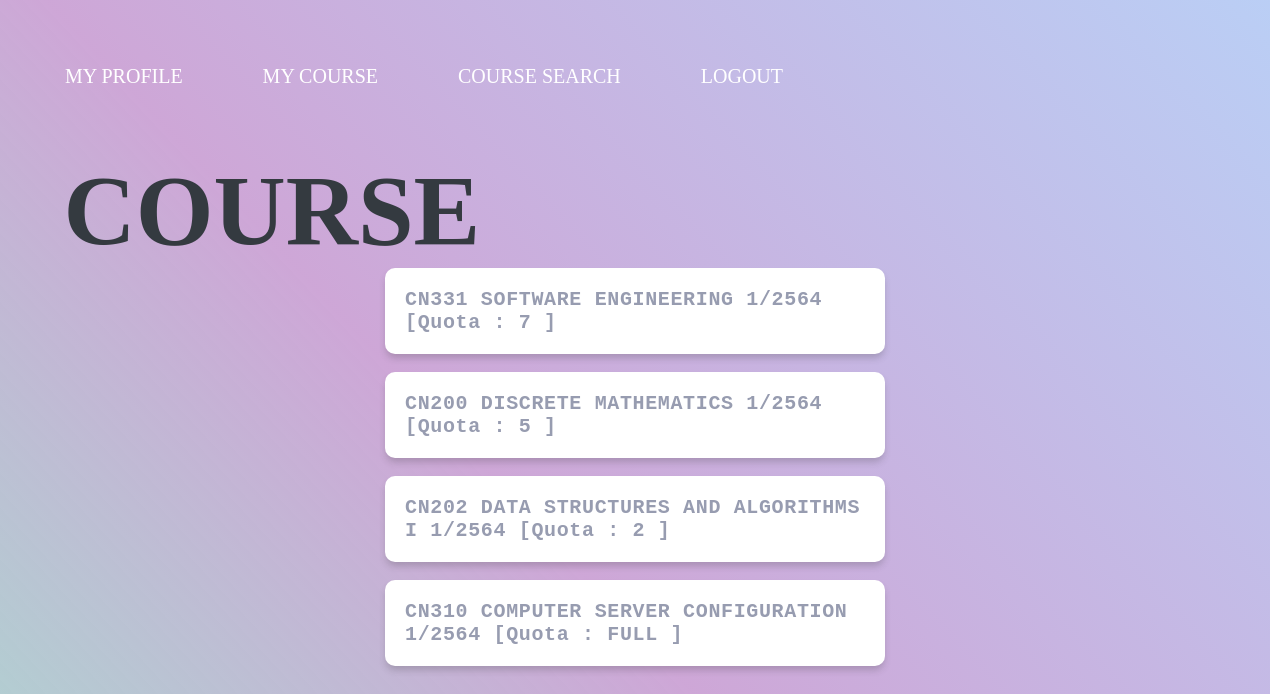
Screenshot of /regs/ with the database file from the repository.
### regs/models.py (models this page shows)
class Reg(models.Model):
    SEMESTER = (('1', '1'), ('2','2'))
    class Status(models.IntegerChoices):
        Open = 1
        Close = 2
    course_status = models.IntegerField(choices = Status.choices)
    course_code = models.CharField(max_length=5)
    course_name = models.CharField(max_length=128)
    course_semester = models.CharField(max_length=200, choices = SEMESTER)
    course_quota = models.IntegerField()
    students = models.ManyToManyField(User, blank=True, related_name ="user_student")
    def __str__(self):
        if self.course_quota-self.students.all().count() == 0:
            return f"{self.course_code} {self.course_name} {self.course_semester}/{datetime.date.today().year+543}  [Quota : FULL ]"
        return f"{self.course_code} {self.course_name} {self.course_semester}/{datetime.date.today().year+543}  [Quota : {self.course_quota-self.students.all().count()} ]"

### regs/views.py (the view)
# urls.py: path('', views.index, name="index"),
def index(request):
    return render(request, "regs/index.html", {
        "regs": Reg.objects.all(),
        "students": Reg.objects.all(),
    })

### regs/templates/regs/index.html (shortened to what this page needs)
{% extends "regs/layout.html" %}
{% load static %}
{% block body %}
<link rel="stylesheet" type="text/css" href="{% static '/css/course_styles.css' %}">
<header><h1>Course</h1></header>
{% for reg in regs %}
    {% if reg.course_status == 1 %}
        <article class="ar"><a class="course" href="{% url 'regs:reg' reg.id %}">{{ reg }}</a></article><br>
    {% endif %}
{% endfor %}
{% endblock %}

### regs/templates/regs/layout.html (shortened to what this page needs)
<!DOCTYPE html>
{% load static %}
<html>
    <head>
        <link rel="stylesheet" type="text/css" href="{% static '/css/nav.css' %}">
    </head>
    <nav>
        <ul class="menuItems">
            <li id="bar"><a href="{% url 'users:index' %}" id="inbar" data-item="My&nbsp;profile">My profile</a></li>
            <li id="bar"><a href="{% url 'users:results' %}" id="inbar" data-item="My&nbsp;course">My course</a></li>
            <li id="bar"><a href="/regs" id="inbar" data-item="Course&nbsp;search">Course search</a></li>
            <li id="bar"><a href="{% url 'users:logout' %}" id="inbar" data-item="Logout">Logout</a></li>
        </ul>
    </nav>
    <body>
        {% block body %}
        {% endblock %}
    </body>
</html>

### regs/static/css/nav.css (style rules this page uses)
* { margin:0; padding:0; }
nav { margin: 25px; }
.menuItems { list-style: none; display: flex; }
#bar { margin: 30px; padding: 10px; }
#inbar { text-decoration: none; color: white; font-size: 20px; font-weight: 400; position: relative; text-transform: uppercase; }
#inbar:before { content: attr(data-item); transition: 0.5s; color: #aed6d1; position: absolute; top: 0; bottom: 0; left: 0; right: 0; width: 0; overflow: hidden; }

### regs/static/css/course_styles.css (style rules this page uses)
* { box-sizing:border-box; margin: auto; }
body { background: rgb(140,193,189); background: linear-gradient(47deg, rgba(140,193,189,0.7) 0%, rgba(157,79,175,0.5) 40%, rgba(118,158,235,0.5) 100%); height: 100vh; }
h1 { position: relative; top: 20%; left: 5%; text-transform: uppercase; font-size: 100px; font-weight: 700; margin: auto; color: #343A40; }
.ar { margin: auto; max-width: 500px; width: 100%; align-items: center; padding: 20px; overflow: hidden; border-radius: 10px; box-shadow: 0 5px 7px -1px rgba(51, 51, 51, 0.23); cursor: pointer; transition: transform .25s cubic-bezier(.7,.98,.86,.98), box-shadow .25s cubic-bezier(.7,.98,.86,.98); background-color: #fff; }
.course { text-decoration: none; color: #979cb0; font-family: monospace; font-weight: 600; font-size: 20px; letter-spacing: 0.64px; }

### rows the page displays
Reg: course_quota+id+course_code "CN331 SOFTWARE ENGINEERING 1/2564 [Quota : 7 ]"
Reg: course_quota+id+course_code "CN200 DISCRETE MATHEMATICS 1/2564 [Quota : 5 ]"
Reg: course_quota+id+course_code "CN202 DATA STRUCTURES AND ALGORITHMS I 1/2564 [Quota : 2 ]"
Reg: course_quota+id+course_code "CN310 COMPUTER SERVER CONFIGURATION 1/2564 [Quota : FULL ]"
